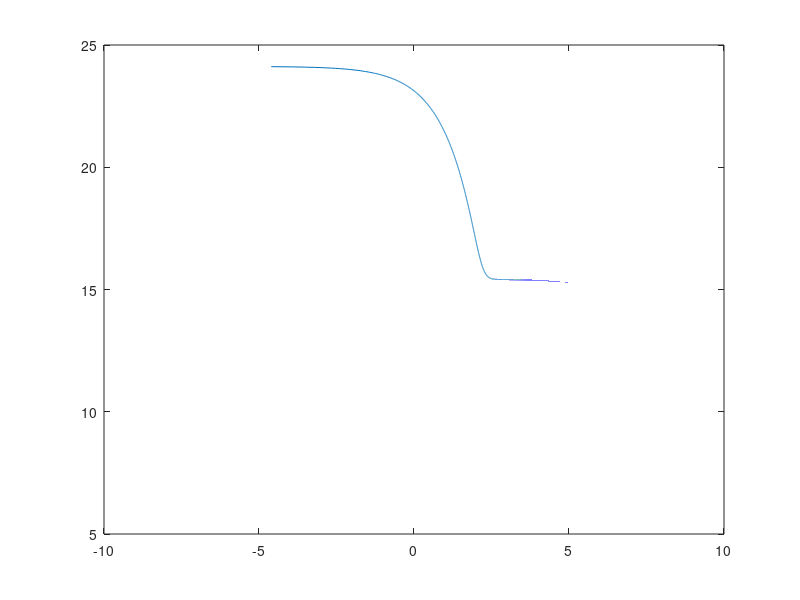

The MATLAB source for this figure:
clear

% define constants of E and tau
E1 = 3 * 10^10;
E2 = 5 * 10^6;
tau1 = 1;
tau2 = 10^3;

%define the range of t
for i = 1:10^6
    t(i) = i / 100;
end

%calculate the modulus function
for i = 1:10^6
    E(i) = E1 * exp(-t(i)/tau1) + E2 * exp(-t(i)/tau2);
end

%draw the logt-logE diagram
plot(log(t),log(E));

